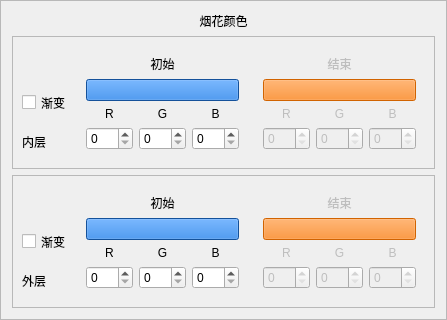
                <widget class="QFrame" name="frame_12">
                 <property name="frameShape">
                  <enum>QFrame::StyledPanel</enum>
                 </property>
                 <property name="frameShadow">
                  <enum>QFrame::Raised</enum>
                 </property>
                 <layout class="QGridLayout" name="gridLayout_14">
                  <item row="0" column="0">
                   <widget class="QLabel" name="label_23">
                    <property name="sizePolicy">
                     <sizepolicy hsizetype="Preferred" vsizetype="Fixed">
                      <horstretch>0</horstretch>
                      <verstretch>0</verstretch>
                     </sizepolicy>
                    </property>
                    <property name="text">
                     <string>烟花颜色</string>
                    </property>
                    <property name="alignment">
                     <set>Qt::AlignCenter</set>
                    </property>
                   </widget>
                  </item>
                  <item row="2" column="0">
                   <widget class="QFrame" name="frame_14">
                    <property name="sizePolicy">
                     <sizepolicy hsizetype="Preferred" vsizetype="Preferred">
                      <horstretch>0</horstretch>
                      <verstretch>0</verstretch>
                     </sizepolicy>
                    </property>
                    <property name="minimumSize">
                     <size>
                      <width>0</width>
                      <height>110</height>
                     </size>
                    </property>
                    <property name="frameShape">
                     <enum>QFrame::StyledPanel</enum>
                    </property>
                    <property name="frameShadow">
                     <enum>QFrame::Raised</enum>
                    </property>
                    <layout class="QGridLayout" name="gridLayout_16">
                     <item row="2" column="0">
                      <widget class="QLabel" name="label_firework_outer_color">
                       <property name="sizePolicy">
                        <sizepolicy hsizetype="Preferred" vsizetype="Preferred">
                         <horstretch>0</horstretch>
                         <verstretch>0</verstretch>
                        </sizepolicy>
                       </property>
                       <property name="text">
                        <string>外层</string>
                       </property>
                      </widget>
                     </item>
                     <item row="0" column="2" rowspan="3">
                      <widget class="QWidget" name="widget_outer_firework_color_end" native="true">
                       <property name="enabled">
                        <bool>false</bool>
                       </property>
                       <property name="sizePolicy">
                        <sizepolicy hsizetype="Expanding" vsizetype="Preferred">
                         <horstretch>0</horstretch>
                         <verstretch>0</verstretch>
                        </sizepolicy>
                       </property>
                       <property name="autoFillBackground">
                        <bool>true</bool>
                       </property>
                       <layout class="QGridLayout" name="gridLayout_26">
                        <item row="0" column="0" colspan="3">
                         <widget class="QLabel" name="label_49">
                          <property name="sizePolicy">
                           <sizepolicy hsizetype="Preferred" vsizetype="Preferred">
                            <horstretch>0</horstretch>
                            <verstretch>0</verstretch>
                           </sizepolicy>
                          </property>
                          <property name="text">
                           <string>结束</string>
                          </property>
                          <property name="alignment">
                           <set>Qt::AlignCenter</set>
                          </property>
                         </widget>
                        </item>
                        <item row="1" column="0" colspan="3">
                         <widget class="QPushButton" name="pushButton_firework_outer_color_select_end">
                          <property name="sizePolicy">
                           <sizepolicy hsizetype="Preferred" vsizetype="Preferred">
                            <horstretch>0</horstretch>
                            <verstretch>0</verstretch>
                           </sizepolicy>
                          </property>
                          <property name="styleSheet">
                           <string notr="true">QPushButton {
	background-color: rgb(255, 120, 0);
}</string>
                          </property>
                          <property name="text">
                           <string/>
                          </property>
                         </widget>
                        </item>
                        <item row="2" column="0">
                         <widget class="QLabel" name="label_53">
                          <property name="sizePolicy">
                           <sizepolicy hsizetype="Preferred" vsizetype="Preferred">
                            <horstretch>0</horstretch>
                            <verstretch>0</verstretch>
                           </sizepolicy>
                          </property>
                          <property name="text">
                           <string>R</string>
                          </property>
                          <property name="alignment">
                           <set>Qt::AlignCenter</set>
                          </property>
                         </widget>
                        </item>
                        <item row="2" column="1">
                         <widget class="QLabel" name="label_54">
                          <property name="sizePolicy">
                           <sizepolicy hsizetype="Preferred" vsizetype="Preferred">
                            <horstretch>0</horstretch>
                            <verstretch>0</verstretch>
                           </sizepolicy>
                          </property>
                          <property name="text">
                           <string>G</string>
                          </property>
                          <property name="alignment">
                           <set>Qt::AlignCenter</set>
                          </property>
                         </widget>
                        </item>
                        <item row="2" column="2">
                         <widget class="QLabel" name="label_55">
                          <property name="sizePolicy">
                           <sizepolicy hsizetype="Preferred" vsizetype="Preferred">
                            <horstretch>0</horstretch>
                            <verstretch>0</verstretch>
                           </sizepolicy>
                          </property>
                          <property name="text">
                           <string>B</string>
                          </property>
                          <property name="alignment">
                           <set>Qt::AlignCenter</set>
                          </property>
                         </widget>
                        </item>
                        <item row="3" column="0">
                         <widget class="QSpinBox" name="spinBox_firework_outer_color_start_r_2">
                          <property name="sizePolicy">
                           <sizepolicy hsizetype="Preferred" vsizetype="Preferred">
                            <horstretch>0</horstretch>
                            <verstretch>0</verstretch>
                           </sizepolicy>
                          </property>
                          <property name="maximum">
                           <number>255</number>
                          </property>
                         </widget>
                        </item>
                        <item row="3" column="1">
                         <widget class="QSpinBox" name="spinBox_firework_outer_color_start_g_2">
                          <property name="sizePolicy">
                           <sizepolicy hsizetype="Preferred" vsizetype="Preferred">
                            <horstretch>0</horstretch>
                            <verstretch>0</verstretch>
                           </sizepolicy>
                          </property>
                          <property name="maximum">
                           <number>255</number>
                          </property>
                         </widget>
                        </item>
                        <item row="3" column="2">
                         <widget class="QSpinBox" name="spinBox_firework_outer_color_start_b_2">
                          <property name="sizePolicy">
                           <sizepolicy hsizetype="Preferred" vsizetype="Preferred">
                            <horstretch>0</horstretch>
                            <verstretch>0</verstretch>
                           </sizepolicy>
                          </property>
                          <property name="maximum">
                           <number>255</number>
                          </property>
                         </widget>
                        </item>
                       </layout>
                      </widget>
                     </item>
                     <item row="0" column="1" rowspan="3">
                      <widget class="QWidget" name="widget_outer_firework_color_start" native="true">
                       <property name="sizePolicy">
                        <sizepolicy hsizetype="Expanding" vsizetype="Preferred">
                         <horstretch>0</horstretch>
                         <verstretch>0</verstretch>
                        </sizepolicy>
                       </property>
                       <property name="autoFillBackground">
                        <bool>true</bool>
                       </property>
                       <layout class="QGridLayout" name="gridLayout_25">
                        <item row="3" column="0">
                         <widget class="QSpinBox" name="spinBox_firework_outer_color_start_r">
                          <property name="sizePolicy">
                           <sizepolicy hsizetype="Preferred" vsizetype="Preferred">
                            <horstretch>0</horstretch>
                            <verstretch>0</verstretch>
                           </sizepolicy>
                          </property>
                          <property name="maximum">
                           <number>255</number>
                          </property>
                         </widget>
                        </item>
                        <item row="2" column="0">
                         <widget class="QLabel" name="label_50">
                          <property name="sizePolicy">
                           <sizepolicy hsizetype="Preferred" vsizetype="Preferred">
                            <horstretch>0</horstretch>
                            <verstretch>0</verstretch>
                           </sizepolicy>
                          </property>
                          <property name="text">
                           <string>R</string>
                          </property>
                          <property name="alignment">
                           <set>Qt::AlignCenter</set>
                          </property>
                         </widget>
                        </item>
                        <item row="2" column="1">
                         <widget class="QLabel" name="label_51">
                          <property name="sizePolicy">
                           <sizepolicy hsizetype="Preferred" vsizetype="Preferred">
                            <horstretch>0</horstretch>
                            <verstretch>0</verstretch>
                           </sizepolicy>
                          </property>
                          <property name="text">
                           <string>G</string>
                          </property>
                          <property name="alignment">
                           <set>Qt::AlignCenter</set>
                          </property>
                         </widget>
                        </item>
                        <item row="3" column="1">
                         <widget class="QSpinBox" name="spinBox_firework_outer_color_start_g">
                          <property name="sizePolicy">
                           <sizepolicy hsizetype="Preferred" vsizetype="Preferred">
                            <horstretch>0</horstretch>
                            <verstretch>0</verstretch>
                           </sizepolicy>
                          </property>
                          <property name="maximum">
                           <number>255</number>
                          </property>
                         </widget>
                        </item>
                        <item row="3" column="2">
                         <widget class="QSpinBox" name="spinBox_firework_outer_color_start_b">
                          <property name="sizePolicy">
                           <sizepolicy hsizetype="Preferred" vsizetype="Preferred">
                            <horstretch>0</horstretch>
                            <verstretch>0</verstretch>
                           </sizepolicy>
                          </property>
                          <property name="maximum">
                           <number>255</number>
                          </property>
                         </widget>
                        </item>
                        <item row="2" column="2">
                         <widget class="QLabel" name="label_52">
                          <property name="sizePolicy">
                           <sizepolicy hsizetype="Preferred" vsizetype="Preferred">
                            <horstretch>0</horstretch>
                            <verstretch>0</verstretch>
                           </sizepolicy>
                          </property>
                          <property name="text">
                           <string>B</string>
                          </property>
                          <property name="alignment">
                           <set>Qt::AlignCenter</set>
                          </property>
                         </widget>
                        </item>
                        <item row="1" column="0" colspan="3">
                         <widget class="QPushButton" name="pushButton_firework_outer_color_select_start">
                          <property name="sizePolicy">
                           <sizepolicy hsizetype="Preferred" vsizetype="Preferred">
                            <horstretch>0</horstretch>
                            <verstretch>0</verstretch>
                           </sizepolicy>
                          </property>
                          <property name="styleSheet">
                           <string notr="true">QPushButton {
	background-color: rgb(28, 113, 216);
}</string>
                          </property>
                          <property name="text">
                           <string/>
                          </property>
                         </widget>
                        </item>
                        <item row="0" column="0" colspan="3">
                         <widget class="QLabel" name="label_48">
                          <property name="sizePolicy">
                           <sizepolicy hsizetype="Preferred" vsizetype="Preferred">
                            <horstretch>0</horstretch>
                            <verstretch>0</verstretch>
                           </sizepolicy>
                          </property>
                          <property name="text">
                           <string>初始</string>
                          </property>
                          <property name="alignment">
                           <set>Qt::AlignCenter</set>
                          </property>
                         </widget>
                        </item>
                       </layout>
                      </widget>
                     </item>
                     <item row="1" column="0">
                      <widget class="QCheckBox" name="checkBox_firework_outer_gradient">
                       <property name="sizePolicy">
                        <sizepolicy hsizetype="Preferred" vsizetype="Preferred">
                         <horstretch>0</horstretch>
                         <verstretch>0</verstretch>
                        </sizepolicy>
                       </property>
                       <property name="text">
                        <string>渐变</string>
                       </property>
                      </widget>
                     </item>
                    </layout>
                   </widget>
                  </item>
                  <item row="1" column="0">
                   <widget class="QFrame" name="frame_13">
                    <property name="sizePolicy">
                     <sizepolicy hsizetype="Preferred" vsizetype="Preferred">
                      <horstretch>0</horstretch>
                      <verstretch>0</verstretch>
                     </sizepolicy>
                    </property>
                    <property name="minimumSize">
                     <size>
                      <width>0</width>
                      <height>110</height>
                     </size>
                    </property>
                    <property name="frameShape">
                     <enum>QFrame::StyledPanel</enum>
                    </property>
                    <property name="frameShadow">
                     <enum>QFrame::Raised</enum>
                    </property>
                    <layout class="QGridLayout" name="gridLayout_15">
                     <item row="0" column="2" rowspan="3">
                      <widget class="QWidget" name="widget_inner_firework_color_end" native="true">
                       <property name="enabled">
                        <bool>false</bool>
                       </property>
                       <property name="sizePolicy">
                        <sizepolicy hsizetype="Expanding" vsizetype="Preferred">
                         <horstretch>0</horstretch>
                         <verstretch>0</verstretch>
                        </sizepolicy>
                       </property>
                       <property name="autoFillBackground">
                        <bool>true</bool>
                       </property>
                       <layout class="QGridLayout" name="gridLayout_24">
                        <item row="4" column="2">
                         <widget class="QSpinBox" name="spinBox_firework_inner_color_end_g">
                          <property name="sizePolicy">
                           <sizepolicy hsizetype="Preferred" vsizetype="Preferred">
                            <horstretch>0</horstretch>
                            <verstretch>0</verstretch>
                           </sizepolicy>
                          </property>
                          <property name="maximum">
                           <number>255</number>
                          </property>
                         </widget>
                        </item>
                        <item row="3" column="2">
                         <widget class="QLabel" name="label_46">
                          <property name="sizePolicy">
                           <sizepolicy hsizetype="Preferred" vsizetype="Preferred">
                            <horstretch>0</horstretch>
                            <verstretch>0</verstretch>
                           </sizepolicy>
                          </property>
                          <property name="text">
                           <string>R</string>
                          </property>
                          <property name="alignment">
                           <set>Qt::AlignCenter</set>
                          </property>
                         </widget>
                        </item>
                        <item row="3" column="3">
                         <widget class="QLabel" name="label_22">
                          <property name="sizePolicy">
                           <sizepolicy hsizetype="Preferred" vsizetype="Preferred">
                            <horstretch>0</horstretch>
                            <verstretch>0</verstretch>
                           </sizepolicy>
                          </property>
                          <property name="text">
                           <string>G</string>
                          </property>
                          <property name="alignment">
                           <set>Qt::AlignCenter</set>
                          </property>
                         </widget>
                        </item>
                        <item row="4" column="3">
                         <widget class="QSpinBox" name="spinBox_firework_inner_color_end_r">
                          <property name="sizePolicy">
                           <sizepolicy hsizetype="Preferred" vsizetype="Preferred">
                            <horstretch>0</horstretch>
                            <verstretch>0</verstretch>
                           </sizepolicy>
                          </property>
                          <property name="maximum">
                           <number>255</number>
                          </property>
                         </widget>
                        </item>
                        <item row="3" column="4">
                         <widget class="QLabel" name="label_47">
                          <property name="sizePolicy">
                           <sizepolicy hsizetype="Preferred" vsizetype="Preferred">
                            <horstretch>0</horstretch>
                            <verstretch>0</verstretch>
                           </sizepolicy>
                          </property>
                          <property name="text">
                           <string>B</string>
                          </property>
                          <property name="alignment">
                           <set>Qt::AlignCenter</set>
                          </property>
                         </widget>
                        </item>
                        <item row="4" column="4">
                         <widget class="QSpinBox" name="spinBox_firework_inner_color_end_b">
                          <property name="sizePolicy">
                           <sizepolicy hsizetype="Preferred" vsizetype="Preferred">
                            <horstretch>0</horstretch>
                            <verstretch>0</verstretch>
                           </sizepolicy>
                          </property>
                          <property name="maximum">
                           <number>255</number>
                          </property>
                         </widget>
                        </item>
                        <item row="2" column="2" colspan="3">
                         <widget class="QPushButton" name="pushButton_firework_inner_color_select_end">
                          <property name="sizePolicy">
                           <sizepolicy hsizetype="Preferred" vsizetype="Preferred">
                            <horstretch>0</horstretch>
                            <verstretch>0</verstretch>
                           </sizepolicy>
                          </property>
                          <property name="styleSheet">
                           <string notr="true">QPushButton {
	background-color: rgb(255, 120, 0);
}</string>
                          </property>
                          <property name="text">
                           <string/>
                          </property>
                         </widget>
                        </item>
                        <item row="1" column="2" colspan="3">
                         <widget class="QLabel" name="label_42">
                          <property name="sizePolicy">
                           <sizepolicy hsizetype="Preferred" vsizetype="Preferred">
                            <horstretch>0</horstretch>
                            <verstretch>0</verstretch>
                           </sizepolicy>
                          </property>
                          <property name="text">
                           <string>结束</string>
                          </property>
                          <property name="alignment">
                           <set>Qt::AlignCenter</set>
                          </property>
                         </widget>
                        </item>
                       </layout>
                      </widget>
                     </item>
                     <item row="2" column="0">
                      <widget class="QLabel" name="label_firework_inner_color">
                       <property name="sizePolicy">
                        <sizepolicy hsizetype="Preferred" vsizetype="Preferred">
                         <horstretch>0</horstretch>
                         <verstretch>0</verstretch>
                        </sizepolicy>
                       </property>
                       <property name="text">
                        <string>内层</string>
                       </property>
                      </widget>
                     </item>
                     <item row="1" column="0">
                      <widget class="QCheckBox" name="checkBox_firework_inner_gradient">
                       <property name="sizePolicy">
                        <sizepolicy hsizetype="Preferred" vsizetype="Preferred">
                         <horstretch>0</horstretch>
                         <verstretch>0</verstretch>
                        </sizepolicy>
                       </property>
                       <property name="text">
                        <string>渐变</string>
                       </property>
                      </widget>
                     </item>
                     <item row="0" column="1" rowspan="3">
                      <widget class="QWidget" name="widget_inner_firework_color_start" native="true">
                       <property name="sizePolicy">
                        <sizepolicy hsizetype="Expanding" vsizetype="Preferred">
                         <horstretch>0</horstretch>
                         <verstretch>0</verstretch>
                        </sizepolicy>
                       </property>
                       <property name="autoFillBackground">
                        <bool>true</bool>
                       </property>
                       <layout class="QGridLayout" name="gridLayout_23">
                        <item row="0" column="0" colspan="3">
                         <widget class="QLabel" name="label_41">
                          <property name="sizePolicy">
                           <sizepolicy hsizetype="Preferred" vsizetype="Preferred">
                            <horstretch>0</horstretch>
                            <verstretch>0</verstretch>
                           </sizepolicy>
                          </property>
                          <property name="text">
                           <string>初始</string>
                          </property>
                          <property name="alignment">
                           <set>Qt::AlignCenter</set>
                          </property>
                         </widget>
                        </item>
                        <item row="1" column="0" colspan="3">
                         <widget class="QPushButton" name="pushButton_firework_inner_color_select_start">
                          <property name="sizePolicy">
                           <sizepolicy hsizetype="Preferred" vsizetype="Preferred">
                            <horstretch>0</horstretch>
                            <verstretch>0</verstretch>
                           </sizepolicy>
                          </property>
                          <property name="styleSheet">
                           <string notr="true">QPushButton {
	background-color: rgb(28, 113, 216);
}</string>
                          </property>
                          <property name="text">
                           <string/>
                          </property>
                         </widget>
                        </item>
                        <item row="2" column="0">
                         <widget class="QLabel" name="label_43">
                          <property name="sizePolicy">
                           <sizepolicy hsizetype="Preferred" vsizetype="Preferred">
                            <horstretch>0</horstretch>
                            <verstretch>0</verstretch>
                           </sizepolicy>
                          </property>
                          <property name="text">
                           <string>R</string>
                          </property>
                          <property name="alignment">
                           <set>Qt::AlignCenter</set>
                          </property>
                         </widget>
                        </item>
                        <item row="2" column="1">
                         <widget class="QLabel" name="label_44">
                          <property name="sizePolicy">
                           <sizepolicy hsizetype="Preferred" vsizetype="Preferred">
                            <horstretch>0</horstretch>
                            <verstretch>0</verstretch>
                           </sizepolicy>
                          </property>
                          <property name="text">
                           <string>G</string>
                          </property>
                          <property name="alignment">
                           <set>Qt::AlignCenter</set>
                          </property>
                         </widget>
                        </item>
                        <item row="2" column="2">
                         <widget class="QLabel" name="label_45">
                          <property name="sizePolicy">
                           <sizepolicy hsizetype="Preferred" vsizetype="Preferred">
                            <horstretch>0</horstretch>
                            <verstretch>0</verstretch>
                           </sizepolicy>
                          </property>
                          <property name="text">
                           <string>B</string>
                          </property>
                          <property name="alignment">
                           <set>Qt::AlignCenter</set>
                          </property>
                         </widget>
                        </item>
                        <item row="3" column="0">
                         <widget class="QSpinBox" name="spinBox_firework_inner_color_start_r">
                          <property name="sizePolicy">
                           <sizepolicy hsizetype="Preferred" vsizetype="Preferred">
                            <horstretch>0</horstretch>
                            <verstretch>0</verstretch>
                           </sizepolicy>
                          </property>
                          <property name="maximum">
                           <number>255</number>
                          </property>
                         </widget>
                        </item>
                        <item row="3" column="1">
                         <widget class="QSpinBox" name="spinBox_firework_inner_color_start_g">
                          <property name="sizePolicy">
                           <sizepolicy hsizetype="Preferred" vsizetype="Preferred">
                            <horstretch>0</horstretch>
                            <verstretch>0</verstretch>
                           </sizepolicy>
                          </property>
                          <property name="maximum">
                           <number>255</number>
                          </property>
                         </widget>
                        </item>
                        <item row="3" column="2">
                         <widget class="QSpinBox" name="spinBox_firework_inner_color_start_b">
                          <property name="sizePolicy">
                           <sizepolicy hsizetype="Preferred" vsizetype="Preferred">
                            <horstretch>0</horstretch>
                            <verstretch>0</verstretch>
                           </sizepolicy>
                          </property>
                          <property name="maximum">
                           <number>255</number>
                          </property>
                         </widget>
                        </item>
                       </layout>
                      </widget>
                     </item>
                    </layout>
                   </widget>
                  </item>
                 </layout>
                </widget>
